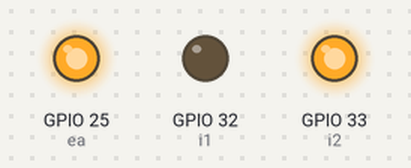
Recording of a sketch running on a simulated ESP32. Shown: output pins drawn as LEDs (lit = HIGH).

Above: at 0.1 s.
Timing chart, 0 to 1.6 s (numbered marks = the images above):
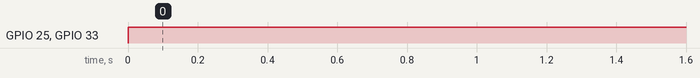

Measured:
- by itself, GPIO 25 (ea), GPIO 33 (i2): LOW → HIGH at 0.00 s

The sketch:

Motor_Driver.ino
```cpp
//These pins control left wheel
int i3 = 23;
int i4 = 22;
int eb = 21;
//These pins control right wheel
int i1 = 32;
int i2 = 33;
int ea = 25;

void setup(){
// Pins for left wheel
//  pinMode(i3, OUTPUT);
//  pinMode(i4, OUTPUT);
//  pinMode(eb, OUTPUT);
// Pins for right wheel
pinMode(i1, OUTPUT);
pinMode(i2, OUTPUT);
pinMode(ea, OUTPUT);
}

void loop(){
  //Go Forward left wheel
//  digitalWrite(i3, HIGH);
//  digitalWrite(i4, LOW);
//  digitalWrite(eb, HIGH);
  //Rev left wheel
//  digitalWrite(i3, LOW);
//  digitalWrite(i4, HIGH);
//  digitalWrite(eb, HIGH);
// Go Forward Right Wheel
 // digitalWrite(i1, HIGH);
  //digitalWrite(i2, LOW);
  //digitalWrite(ea, HIGH);
  digitalWrite(i1, LOW);
  digitalWrite(i2, HIGH);
  digitalWrite(ea, HIGH);

}
```
